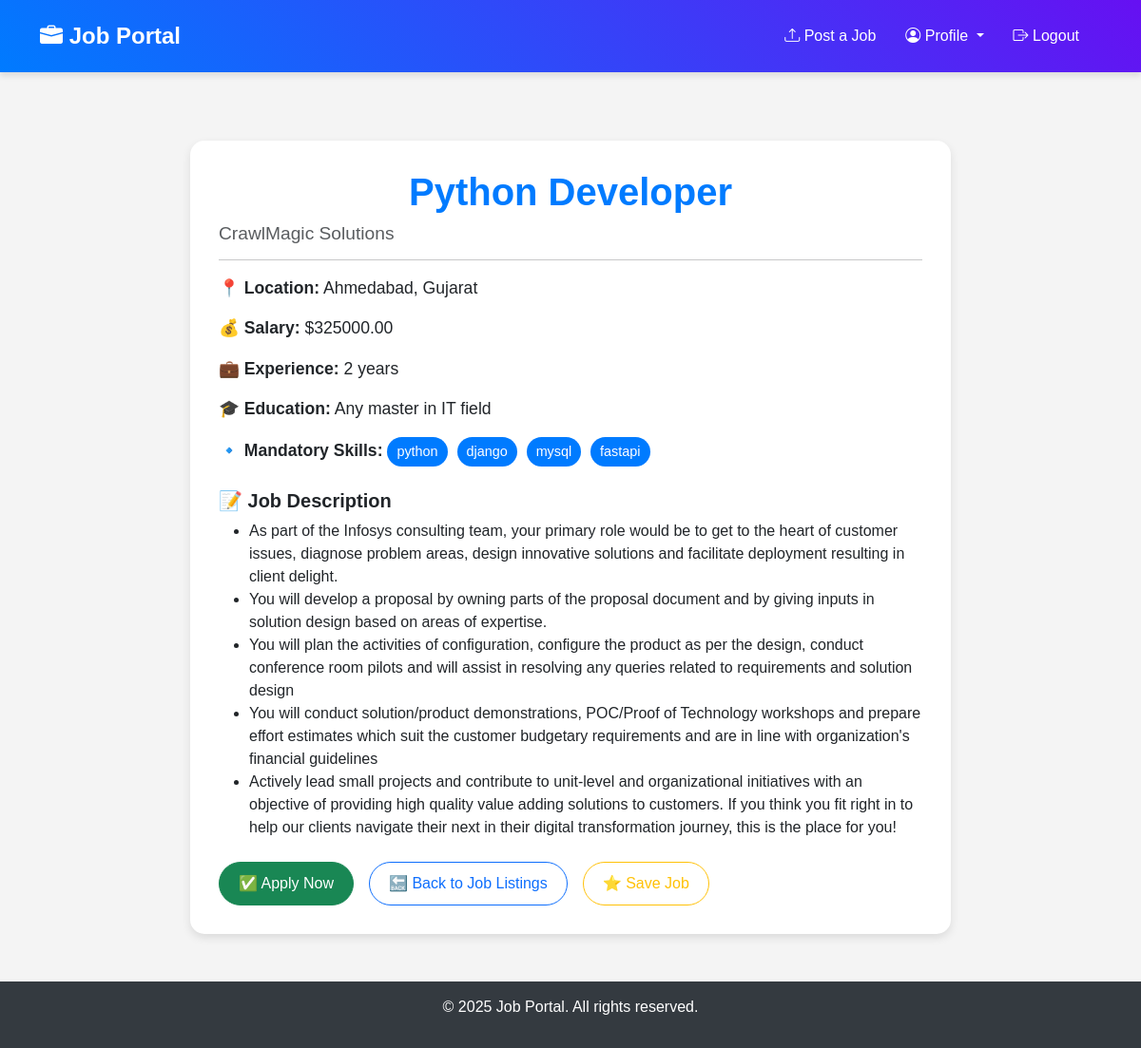
/job/1/ (signed in), run on an earlier commit of the app's database.
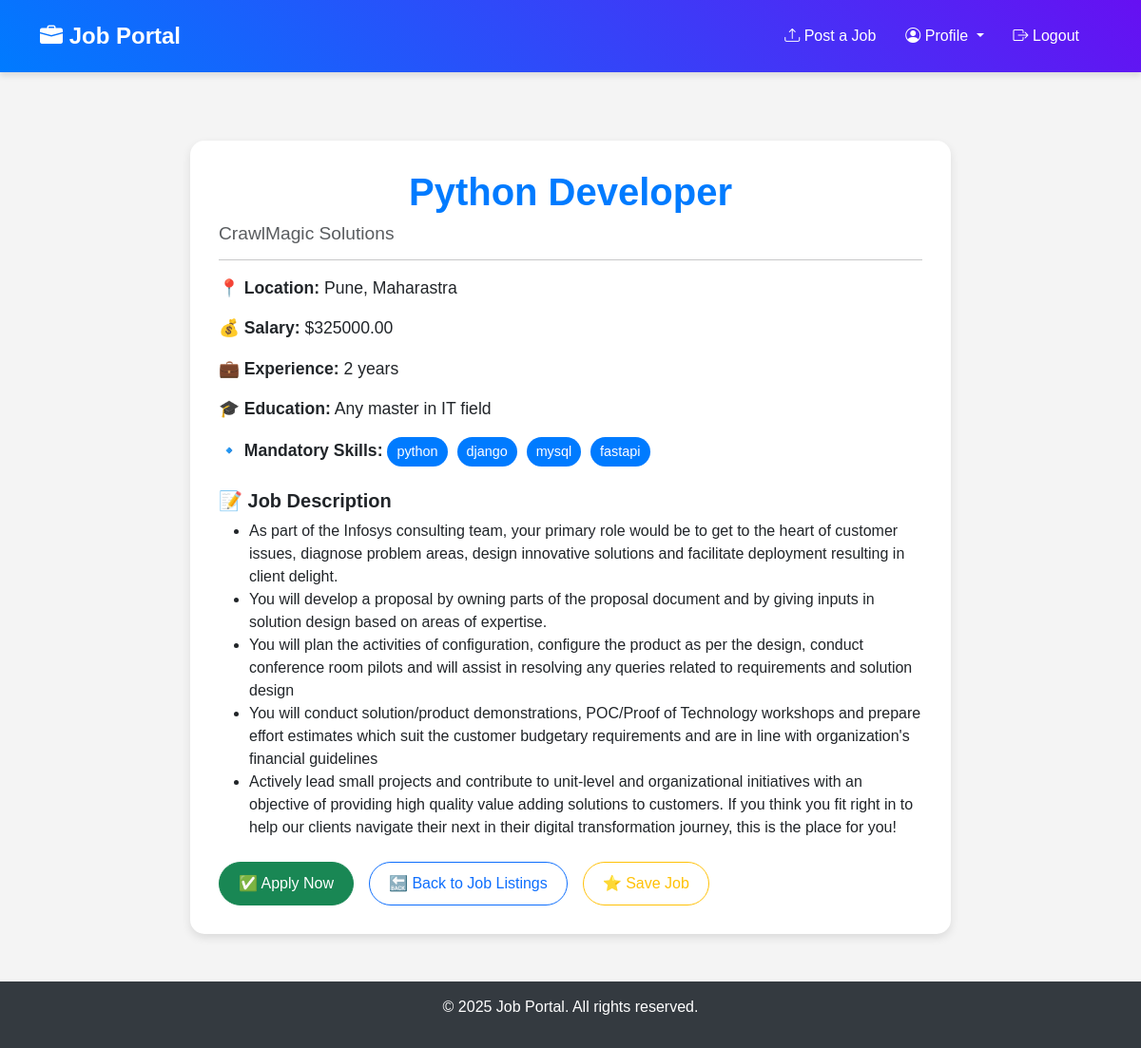
And on a later commit of the database.
### jobs/models.py (models this page shows, shortened)
class Job(models.Model):
    JOB_TYPE_CHOICES = [
        ("full_time", "Full Time"),
        ("part_time", "Part Time"),
        ("contract", "Contract"),
        ("internship", "Internship"),
    ]
    title = models.CharField(max_length=255)
    company = models.CharField(max_length=255)
    posted_by = models.ForeignKey(User, on_delete=models.CASCADE)
    description = models.TextField()
    job_type = models.CharField(max_length=50, choices=JOB_TYPE_CHOICES)
    location = models.CharField(max_length=255)
    salary = models.DecimalField(max_digits=10, decimal_places=2)
    experience = models.CharField(max_length=100)  # e.g., "2-3 years"
    education = models.CharField(max_length=100)  # e.g., "Bachelor's Degree"
    mandatory_skills = models.TextField()  # Comma-separated skills
    created_at = models.DateTimeField(auto_now_add=True)
    updated_at = models.DateTimeField(auto_now=True)

### jobs/views.py (the view)
class JobDetailView(LoginRequiredMixin, DetailView):
    model = Job
    template_name = "jobs/job_detail.html"
    context_object_name = "job"
    def get_context_data(self, **kwargs):
        context = super().get_context_data(**kwargs)
        context["job"].mandatory_skills_list = context["job"].mandatory_skills.split(
            ","
        )
        return context

### jobs/templates/jobs/job_detail.html (shortened to what this page needs)
{% extends 'jobs/base.html' %}
{% block content %}
<div class="container mt-5">
    <div class="job-detail-container">
        <h1>{{ job.title }}</h1>
        <h4 class="text-muted">{{ job.company }}</h4>
        <hr>
        <p><strong>📍 Location:</strong> {{ job.location }}</p>
        <p><strong>💰 Salary:</strong> ${{ job.salary }}</p>
        <p><strong>💼 Experience:</strong> {{ job.experience }}</p>
        <p><strong>🎓 Education:</strong> {{ job.education }}</p>
        <p><strong>🔹 Mandatory Skills:</strong>
            {% for skill in job.mandatory_skills_list %}
            <span class="skills-badge">{{ skill }}</span>
            {% endfor %}
        </p>
        <h5 class="mt-4 fw-bold">📝 Job Description</h5>
        <ul>
            {% for line in job.description.splitlines %}
            {% if line.strip %}
            <li>{{ line }}</li>
            {% endif %}
            {% endfor %}
        </ul>
        <div class="mt-4 d-flex">
            <a href="{% url 'apply_job' job.id %}" class="btn btn-success btn-custom me-3">✅ Apply Now</a>
            <a href="{% url 'job_list' %}" class="btn btn-outline-primary btn-custom me-3">🔙 Back to Job Listings</a>
            <button id="save-job-btn" class="btn btn-outline-warning btn-custom">
                ⭐ Save Job
            </button>
        </div>
    </div>
</div>
{% endblock %}

What changed in the data, as far as the page shows it:
changed Job "Python Developer": location "Ahmedabad, Gujarat" → "Pune, Maharastra"
